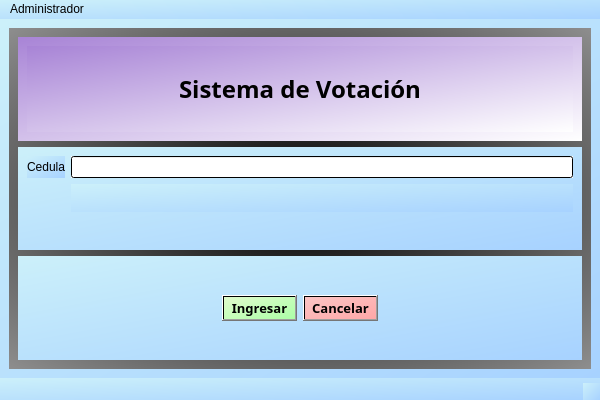
<?xml version="1.0" encoding="UTF-8"?>
<ui version="4.0">
 <class>Principal</class>
 <widget class="QMainWindow" name="Principal">
  <property name="geometry">
   <rect>
    <x>0</x>
    <y>0</y>
    <width>600</width>
    <height>400</height>
   </rect>
  </property>
  <property name="minimumSize">
   <size>
    <width>0</width>
    <height>0</height>
   </size>
  </property>
  <property name="maximumSize">
   <size>
    <width>600</width>
    <height>400</height>
   </size>
  </property>
  <property name="windowTitle">
   <string>Principal</string>
  </property>
  <property name="windowIcon">
   <iconset resource="Recursos.qrc">
    <normaloff>:/imagenes/Recursos/ecuador.png</normaloff>:/imagenes/Recursos/ecuador.png</iconset>
  </property>
  <property name="styleSheet">
   <string notr="true">background-color: qlineargradient(spread:pad, x1:0, y1:0, x2:1, y2:1, stop:0 rgba(204, 240, 250, 255), stop:1 rgba(167, 210, 255, 255));</string>
  </property>
  <widget class="QWidget" name="centralwidget">
   <layout class="QHBoxLayout" name="horizontalLayout_3">
    <item>
     <widget class="QWidget" name="widget_4" native="true">
      <property name="autoFillBackground">
       <bool>false</bool>
      </property>
      <property name="styleSheet">
       <string notr="true">background-color: qradialgradient(spread:pad, cx:0.5, cy:0.5, radius:1.271, fx:0.5, fy:0.5, stop:0 rgba(0, 0, 0, 255), stop:1 rgba(255, 255, 255, 255));</string>
      </property>
      <layout class="QVBoxLayout" name="verticalLayout">
       <item>
        <widget class="QWidget" name="widget" native="true">
         <property name="styleSheet">
          <string notr="true">background-color: qlineargradient(spread:pad, x1:0, y1:0, x2:1, y2:1, stop:0 rgba(168, 132, 214, 255), stop:1 rgba(255, 255, 255, 255));</string>
         </property>
         <layout class="QVBoxLayout" name="verticalLayout_2">
          <item>
           <widget class="QLabel" name="label">
            <property name="font">
             <font>
              <family>Yu Mincho Demibold</family>
              <pointsize>18</pointsize>
              <weight>75</weight>
              <bold>true</bold>
             </font>
            </property>
            <property name="toolTip">
             <string>&lt;html&gt;&lt;head/&gt;&lt;body&gt;&lt;p align=&quot;center&quot;&gt;&lt;br/&gt;&lt;/p&gt;&lt;/body&gt;&lt;/html&gt;</string>
            </property>
            <property name="styleSheet">
             <string notr="true">background-color: qlineargradient(spread:pad, x1:0, y1:0, x2:1, y2:1, stop:0 rgba(168, 132, 214, 255), stop:1 rgba(255, 255, 255, 255));</string>
            </property>
            <property name="text">
             <string>&lt;html&gt;&lt;head/&gt;&lt;body&gt;&lt;p align=&quot;center&quot;&gt;&lt;span style=&quot; font-size:18pt;&quot;&gt;Sistema de Votación&lt;/span&gt;&lt;/p&gt;&lt;/body&gt;&lt;/html&gt;</string>
            </property>
           </widget>
          </item>
         </layout>
        </widget>
       </item>
       <item>
        <widget class="QWidget" name="widget_2" native="true">
         <property name="styleSheet">
          <string notr="true">background-color: qlineargradient(spread:pad, x1:0, y1:0, x2:1, y2:1, stop:0 rgba(204, 240, 250, 255), stop:1 rgba(167, 210, 255, 255));</string>
         </property>
         <layout class="QFormLayout" name="formLayout">
          <item row="0" column="0">
           <widget class="QLabel" name="label_3">
            <property name="styleSheet">
             <string notr="true">background-color: qlineargradient(spread:pad, x1:0, y1:0, x2:1, y2:1, stop:0 rgba(204, 240, 250, 255), stop:1 rgba(167, 210, 255, 255));</string>
            </property>
            <property name="text">
             <string>Cedula</string>
            </property>
           </widget>
          </item>
          <item row="0" column="1">
           <widget class="QLineEdit" name="inCedula">
            <property name="styleSheet">
             <string notr="true">background-color: qradialgradient(spread:pad, cx:0.5, cy:0.5, radius:0.5, fx:0.5, fy:0.5, stop:0 rgba(255, 255, 255, 255), stop:1 rgba(255, 255, 255, 255));</string>
            </property>
            <property name="text">
             <string/>
            </property>
           </widget>
          </item>
          <item row="1" column="1">
           <widget class="QLabel" name="outAdvertencia">
            <property name="styleSheet">
             <string notr="true"/>
            </property>
            <property name="text">
             <string>&lt;html&gt;&lt;head/&gt;&lt;body&gt;&lt;p align=&quot;center&quot;&gt;&lt;br/&gt;&lt;/p&gt;&lt;/body&gt;&lt;/html&gt;</string>
            </property>
           </widget>
          </item>
         </layout>
        </widget>
       </item>
       <item>
        <widget class="QWidget" name="widget_3" native="true">
         <property name="styleSheet">
          <string notr="true">background-color: qlineargradient(spread:pad, x1:0, y1:0, x2:1, y2:1, stop:0 rgba(204, 240, 250, 255), stop:1 rgba(167, 210, 255, 255));</string>
         </property>
         <layout class="QHBoxLayout" name="horizontalLayout">
          <item>
           <spacer name="horizontalSpacer">
            <property name="orientation">
             <enum>Qt::Horizontal</enum>
            </property>
            <property name="sizeHint" stdset="0">
             <size>
              <width>40</width>
              <height>20</height>
             </size>
            </property>
           </spacer>
          </item>
          <item>
           <widget class="QPushButton" name="cmdIngresar">
            <property name="font">
             <font>
              <family>Source Code Pro</family>
              <pointsize>10</pointsize>
              <weight>75</weight>
              <bold>true</bold>
             </font>
            </property>
            <property name="styleSheet">
             <string notr="true">background-color: qlineargradient(spread:pad, x1:0, y1:0, x2:1, y2:1, stop:0 rgba(224, 250, 204, 255), stop:1 rgba(172, 255, 167, 255));</string>
            </property>
            <property name="text">
             <string>Ingresar</string>
            </property>
           </widget>
          </item>
          <item>
           <widget class="QPushButton" name="cmdCancelar">
            <property name="font">
             <font>
              <family>Source Code Pro</family>
              <pointsize>10</pointsize>
              <weight>75</weight>
              <bold>true</bold>
             </font>
            </property>
            <property name="styleSheet">
             <string notr="true">background-color: qlineargradient(spread:pad, x1:0, y1:0, x2:1, y2:1, stop:0 rgba(250, 197, 197, 255), stop:1 rgba(255, 167, 167, 255));</string>
            </property>
            <property name="text">
             <string>Cancelar</string>
            </property>
           </widget>
          </item>
          <item>
           <spacer name="horizontalSpacer_2">
            <property name="orientation">
             <enum>Qt::Horizontal</enum>
            </property>
            <property name="sizeHint" stdset="0">
             <size>
              <width>40</width>
              <height>20</height>
             </size>
            </property>
           </spacer>
          </item>
         </layout>
        </widget>
       </item>
      </layout>
     </widget>
    </item>
   </layout>
  </widget>
  <widget class="QMenuBar" name="menubar">
   <property name="geometry">
    <rect>
     <x>0</x>
     <y>0</y>
     <width>600</width>
     <height>22</height>
    </rect>
   </property>
   <widget class="QMenu" name="menuUsuario">
    <property name="styleSheet">
     <string notr="true">background-color: qradialgradient(spread:pad, cx:0.5, cy:0.5, radius:1.271, fx:0.5, fy:0.5, stop:0 rgba(210, 255, 197, 255), stop:1 rgba(255, 255, 255, 255));</string>
    </property>
    <property name="title">
     <string>Administrador</string>
    </property>
    <addaction name="actionResultados"/>
   </widget>
   <addaction name="menuUsuario"/>
  </widget>
  <widget class="QStatusBar" name="statusbar"/>
  <action name="actionResultados">
   <property name="icon">
    <iconset resource="Recursos.qrc">
     <normaloff>:/imagenes/Recursos/estadisticas.png</normaloff>:/imagenes/Recursos/estadisticas.png</iconset>
   </property>
   <property name="text">
    <string>Datos</string>
   </property>
  </action>
 </widget>
 <resources>
  <include location="Recursos.qrc"/>
 </resources>
 <connections/>
</ui>
